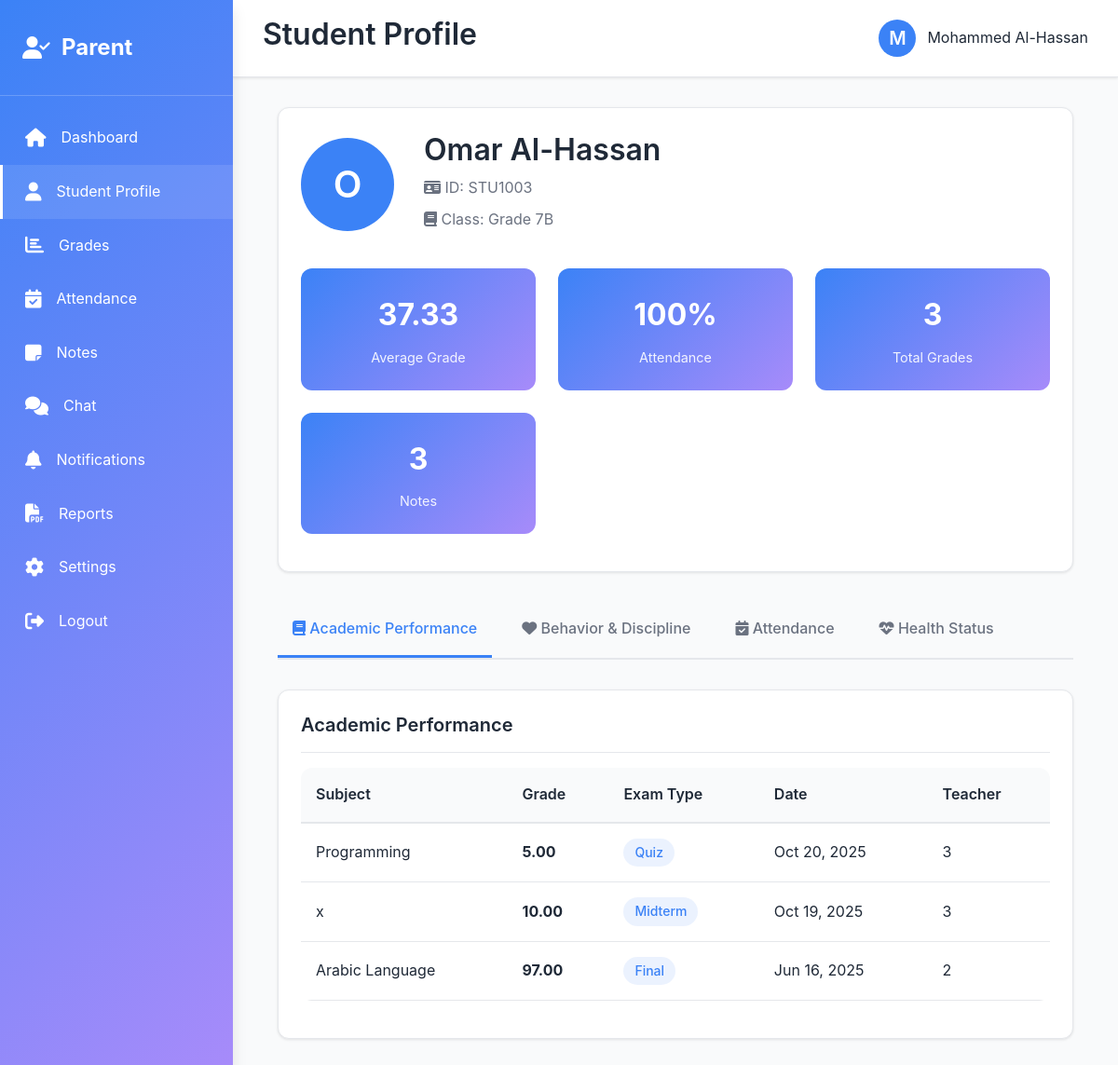
Screenshot of /parent/profile.php (signed in) with the database file from the repository.
### tables this page shows
CREATE TABLE `users` (
  `id` int(11) NOT NULL,
  `username` varchar(100) NOT NULL,
  `password` varchar(255) NOT NULL,
  `email` varchar(100) NOT NULL,
  `full_name` varchar(150) NOT NULL,
  `role` enum('admin','teacher','counselor','parent','student') NOT NULL,
  `phone` varchar(20) DEFAULT NULL,
  `profile_picture` varchar(255) DEFAULT NULL,
  `created_at` timestamp NOT NULL DEFAULT current_timestamp(),
  `updated_at` timestamp NOT NULL DEFAULT current_timestamp() ON UPDATE current_timestamp(),
  `is_active` tinyint(4) DEFAULT 1
);

CREATE TABLE `students` (
  `id` int(11) NOT NULL,
  `user_id` int(11) NOT NULL,
  `student_id` varchar(50) NOT NULL,
  `date_of_birth` date DEFAULT NULL,
  `gender` enum('Male','Female') NOT NULL,
  `class_name` varchar(50) DEFAULT NULL,
  `guardian_id` int(11) DEFAULT NULL,
  `health_info` text DEFAULT NULL,
  `created_at` timestamp NOT NULL DEFAULT current_timestamp()
);

CREATE TABLE `grades` (
  `id` int(11) NOT NULL,
  `student_id` int(11) NOT NULL,
  `subject` varchar(100) DEFAULT NULL,
  `grade` decimal(5,2) DEFAULT NULL,
  `exam_type` varchar(50) DEFAULT NULL,
  `date_recorded` date DEFAULT NULL,
  `teacher_id` int(11) DEFAULT NULL,
  `created_at` timestamp NOT NULL DEFAULT current_timestamp()
);

### includes/functions.php (called while the page is built, shortened)
<?php
function getStudentNotes($student_id, $conn, $limit = 10) {
    $query = "SELECT n.*, u.full_name as teacher_name FROM notes n
              JOIN users u ON n.teacher_id = u.id
              WHERE n.student_id = ?
              ORDER BY n.created_at DESC
              LIMIT ?";
    $stmt = $conn->prepare($query);
    $stmt->bind_param("ii", $student_id, $limit);
    $stmt->execute();
    $result = $stmt->get_result();
    $notes = [];
    while ($row = $result->fetch_assoc()) {
        $notes[] = $row;
    }
    return $notes;
}
function getStudentGrades($student_id, $conn) {
    $query = "SELECT * FROM grades WHERE student_id = ? ORDER BY date_recorded DESC";
    $stmt = $conn->prepare($query);
    $stmt->bind_param("i", $student_id);
    $stmt->execute();
    $result = $stmt->get_result();
    $grades = [];
    while ($row = $result->fetch_assoc()) {
        $grades[] = $row;
    }
    return $grades;
}
function getStudentAttendance($student_id, $conn) {
    $query = "SELECT * FROM attendance WHERE student_id = ? ORDER BY attendance_date DESC";
    $stmt = $conn->prepare($query);
    $stmt->bind_param("i", $student_id);
    $stmt->execute();
    $result = $stmt->get_result();
    $attendance = [];
    while ($row = $result->fetch_assoc()) {
        $attendance[] = $row;
    }
    return $attendance;
}
function formatDate($date) {
    return date('M d, Y', strtotime($date));
}
?>

### parent/profile.php (the view, shortened to what this page needs)
<?php
require_once '../includes/db_config.php';
require_once '../includes/functions.php';
$user_id = $_SESSION['user_id'];
$full_name = $_SESSION['full_name'];
$student_query = "SELECT s.*, u.full_name, u.email FROM students s
                  JOIN users u ON s.user_id = u.id
                  WHERE s.guardian_id = ?";
$student_stmt = $conn->prepare($student_query);
$student_stmt->bind_param("i", $user_id);
$student_stmt->execute();
$student_result = $student_stmt->get_result();
$student = $student_result->fetch_assoc();
$student_id = $student['id'] ?? 0;
$grades = getStudentGrades($student_id, $conn);
$attendance = getStudentAttendance($student_id, $conn);
$notes = getStudentNotes($student_id, $conn, 20);
$total_attendance = count($attendance);
$present_count = 0;
foreach ($attendance as $att) {
    if ($att['status'] === 'present') $present_count++;
}
$attendance_percentage = $total_attendance > 0 ? round(($present_count / $total_attendance) * 100, 2) : 0;
$average_grade = 0;
if (!empty($grades)) {
    $sum = 0;
    foreach ($grades as $grade) {
        $sum += $grade['grade'];
    }
    $average_grade = round($sum / count($grades), 2);
}
?>
<!DOCTYPE html>
<html lang="en">
<head>
    <link rel="stylesheet" href="/student_portal/assets/css/style.css">
    <link rel="stylesheet" href="https://cdnjs.cloudflare.com/ajax/libs/font-awesome/6.4.0/css/all.min.css">
</head>
<body>
    <div class="dashboard-container">
        <aside class="sidebar">
         <div class="sidebar-logo">
                <i class="fa-solid fa-user-check"></i>
                <span>Parent</span>
            </div>
            <nav>
                <ul class="sidebar-menu">
                    <li><a href="/student_portal/parent/dashboard.php"><i class="fas fa-home"></i> Dashboard</a></li>
                    <li><a href="/student_portal/parent/profile.php" class="active"><i class="fas fa-user"></i> Student Profile</a></li>
                    <li><a href="/student_portal/parent/grades.php"><i class="fas fa-chart-bar"></i> Grades</a></li>
                    <li><a href="/student_portal/parent/attendance.php"><i class="fas fa-calendar-check"></i> Attendance</a></li>
                    <li><a href="/student_portal/parent/notes.php"><i class="fas fa-sticky-note"></i> Notes</a></li>
                    <li><a href="/student_portal/parent/chat.php"><i class="fas fa-comments"></i> Chat</a></li>
                    <li><a href="/student_portal/parent/notifications.php"><i class="fas fa-bell"></i> Notifications</a></li>
                    <li><a href="/student_portal/parent/reports.php"><i class="fas fa-file-pdf"></i> Reports</a></li>
                    <li><a href="/student_portal/parent/settings.php"><i class="fas fa-cog"></i> Settings</a></li>
                    <li><a href="/student_portal/logout.php"><i class="fas fa-sign-out-alt"></i> Logout</a></li>
                </ul>
            </nav>
        </aside>
        <div class="main-content">
            <header class="header">
                <div class="header-left">
                    <h2>Student Profile</h2>
                </div>
                <div class="header-right">
                    <div class="user-profile">
                        <div class="profile-picture"><?php echo strtoupper(substr($full_name, 0, 1)); ?></div>
                        <span><?php echo htmlspecialchars($full_name); ?></span>
                    </div>
                </div>
            </header>
            <div class="content">
                <div class="container">
                    <div class="card" style="margin-bottom: 2rem;">
                        <div class="card-body">
                            <div style="display: flex; align-items: center; gap: 2rem; margin-bottom: 2rem;">
                                <div class="profile-picture" style="width: 100px; height: 100px; font-size: 2.5rem;">
                                    <?php echo strtoupper(substr($student['full_name'] ?? 'N', 0, 1)); ?>
                                </div>
                                <div>
                                    <h2><?php echo htmlspecialchars($student['full_name'] ?? 'Not Assigned'); ?></h2>
                                    <p style="margin: 0.5rem 0; color: var(--text-light);">
                                        <i class="fas fa-id-card"></i> ID: <?php echo htmlspecialchars($student['student_id'] ?? 'N/A'); ?>
                                    </p>
                                    <p style="margin: 0.5rem 0; color: var(--text-light);">
                                        <i class="fas fa-book"></i> Class: <?php echo htmlspecialchars($student['class_name'] ?? 'N/A'); ?>
                                    </p>
                                </div>
                            </div>
                            <div class="grid grid-4">
                                <div class="stat-card">
                                    <div class="stat-value"><?php echo $average_grade; ?></div>
                                    <div class="stat-label">Average Grade</div>
                                </div>
                                <div class="stat-card">
                                    <div class="stat-value"><?php echo $attendance_percentage; ?>%</div>
                                    <div class="stat-label">Attendance</div>
                                </div>
                                <div class="stat-card">
                                    <div class="stat-value"><?php echo count($grades); ?></div>
                                    <div class="stat-label">Total Grades</div>
                                </div>
                                <div class="stat-card">
                                    <div class="stat-value"><?php echo count($notes); ?></div>
                                    <div class="stat-label">Notes</div>
                                </div>
                            </div>
                        </div>
                    </div>
                    <div class="profile-tabs">
                        <div class="profile-tab active" onclick="switchTab('academic')">
                            <i class="fas fa-book"></i> Academic Performance
                        </div>
                        <div class="profile-tab" onclick="switchTab('behavior')">
                            <i class="fas fa-heart"></i> Behavior & Discipline
                        </div>
                        <div class="profile-tab" onclick="switchTab('attendance')">
                            <i class="fas fa-calendar-check"></i> Attendance
                        </div>
                        <div class="profile-tab" onclick="switchTab('health')">
                            <i class="fas fa-heartbeat"></i> Health Status
                        </div>
                    </div>
                    <div id="academic" class="profile-tab-content active">
                        <div class="card">
                            <div class="card-header">
                                <h3 class="card-title">Academic Performance</h3>
                            </div>
                            <div class="card-body">
                                <?php if (!empty($grades)): ?>
                                    <div class="table-responsive">
                                        <table>
                                            <thead>
                                                <tr>
                                                    <th>Subject</th>
                                                    <th>Grade</th>
                                                    <th>Exam Type</th>
                                                    <th>Date</th>
                                                    <th>Teacher</th>
                                                </tr>
                                            </thead>
                                            <tbody>
                                                <?php foreach ($grades as $grade): ?>
                                                    <tr>
                                                        <td><?php echo htmlspecialchars($grade['subject']); ?></td>
                                                        <td><strong><?php echo number_format($grade['grade'], 2); ?></strong></td>
                                                        <td><span class="badge badge-primary"><?php echo htmlspecialchars($grade['exam_type']); ?></span></td>
                                                        <td><?php echo formatDate($grade['date_recorded']); ?></td>
                                                        <td><?php echo htmlspecialchars($grade['teacher_id'] ?? 'N/A'); ?></td>
                                                    </tr>
                                                <?php endforeach; ?>
                                            </tbody>
                                        </table>
                                    </div>
                                <?php else: ?>
                                    <p style="text-align: center; color: var(--text-light);">No grades available yet</p>
                                <?php endif; ?>
                            </div>
                        </div>
                    </div>
                </div>
            </div>
        </div>
    </div>
</body>
</html>

### assets/css/style.css (style rules this page uses)
:root { --primary-color: #3B82F6; --secondary-color: #A78BFA; --background-color: #F9FAFB; --text-color: #1F2937; --text-light: #6B7280; --border-color: #E5E7EB; --success-color: #10B981; --warning-color: #F59E0B; --danger-color: #EF4444; --shadow: 0 1px 3px rgba(0, 0, 0, 0.1); --shadow-md: 0 4px 6px rgba(0, 0, 0, 0.1); --shadow-lg: 0 10px 15px rgba(0, 0, 0, 0.1); --border-radius: 12px; --transition: all 0.3s ease; }
* { margin: 0; padding: 0; box-sizing: border-box; }
html, body { height: 100%; }
body { font-family: 'Poppins', -apple-system, BlinkMacSystemFont, 'Segoe UI', sans-serif; background-color: var(--background-color); color: var(--text-color); line-height: 1.6; }
h1, h2, h3, h4, h5, h6 { font-weight: 600; line-height: 1.3; margin-bottom: 0.5rem; }
h2 { font-size: 2rem; }
h3 { font-size: 1.5rem; }
p { margin-bottom: 1rem; color: var(--text-light); }
a { color: var(--primary-color); text-decoration: none; transition: var(--transition); }
.card { background-color: white; border-radius: var(--border-radius); box-shadow: var(--shadow); padding: 1.5rem; transition: var(--transition); border: 1px solid var(--border-color); }
.card-header { display: flex; justify-content: space-between; align-items: center; margin-bottom: 1rem; padding-bottom: 1rem; border-bottom: 1px solid var(--border-color); }
.card-title { font-size: 1.25rem; font-weight: 600; margin: 0; }
.card-body { margin-bottom: 1rem; }
.dashboard-container { display: flex; height: 100vh; overflow: hidden; }
.sidebar { width: 250px; background: linear-gradient(135deg, var(--primary-color) 0%, var(--secondary-color) 100%); color: white; padding: 2rem 0; overflow-y: auto; box-shadow: var(--shadow-lg); position: fixed; height: 100vh; left: 0; top: 0; z-index: 1000; }
.sidebar-logo { padding: 0 1.5rem 2rem; display: flex; align-items: center; gap: 0.75rem; font-size: 1.5rem; font-weight: 700; margin-bottom: 1rem; border-bottom: 1px solid rgba(255, 255, 255, 0.2); }
.sidebar-menu { list-style: none; }
.sidebar-menu li { margin: 0; }
.sidebar-menu a { display: flex; align-items: center; gap: 1rem; padding: 1rem 1.5rem; color: white; text-decoration: none; transition: var(--transition); border-left: 3px solid transparent; }
.sidebar-menu a:hover, .sidebar-menu a.active { background-color: rgba(255, 255, 255, 0.1); border-left-color: white; }
.sidebar-menu i { font-size: 1.25rem; }
.main-content { margin-left: 250px; flex: 1; display: flex; flex-direction: column; overflow: hidden; }
.header { background-color: white; border-bottom: 1px solid var(--border-color); padding: 1rem 2rem; display: flex; justify-content: space-between; align-items: center; box-shadow: var(--shadow); }
.header-left { display: flex; align-items: center; gap: 1rem; }
.header-right { display: flex; align-items: center; gap: 1.5rem; }
.user-profile { display: flex; align-items: center; gap: 0.75rem; }
.profile-picture { width: 40px; height: 40px; border-radius: 50%; background-color: var(--primary-color); display: flex; align-items: center; justify-content: center; color: white; font-weight: 600; font-size: 1.25rem; }
.content { flex: 1; overflow-y: auto; padding: 2rem; }
.container { max-width: 1200px; margin: 0 auto; padding: 0 1rem; }
.grid { display: grid; gap: 1.5rem; }
.grid-4 { grid-template-columns: repeat(auto-fit, minmax(200px, 1fr)); }
.table-responsive { overflow-x: auto; }
table { width: 100%; border-collapse: collapse; background-color: white; border-radius: var(--border-radius); overflow: hidden; }
thead { background-color: var(--background-color); border-bottom: 2px solid var(--border-color); }
th { padding: 1rem; text-align: left; font-weight: 600; color: var(--text-color); }
td { padding: 1rem; border-bottom: 1px solid var(--border-color); }
.badge { display: inline-block; padding: 0.25rem 0.75rem; border-radius: 20px; font-size: 0.875rem; font-weight: 500; }
.badge-primary { background-color: rgba(59, 130, 246, 0.1); color: var(--primary-color); }

### rows the page displays
users: full_name "O", full_name "Omar Al-Hassan"
students: student "STU1003", class_name "Grade 7B"
grades: subject "Programming", grade "5.00", exam_type "Quiz", date_recorded "Oct 20, 2025", teacher "3"
grades: subject "x", grade "10.00", exam_type "Midterm", date_recorded "Oct 19, 2025", teacher "3"
grades: subject "Arabic Language", grade "97.00", exam_type "Final", date_recorded "Jun 16, 2025", teacher "2"

### other values shown
substr($full_name, 0, 1) "M"
$full_name "Mohammed Al-Hassan"
$average_grade "37.33"
$attendance_percentage "100"
count($grades) "3"
count($notes) "3"
